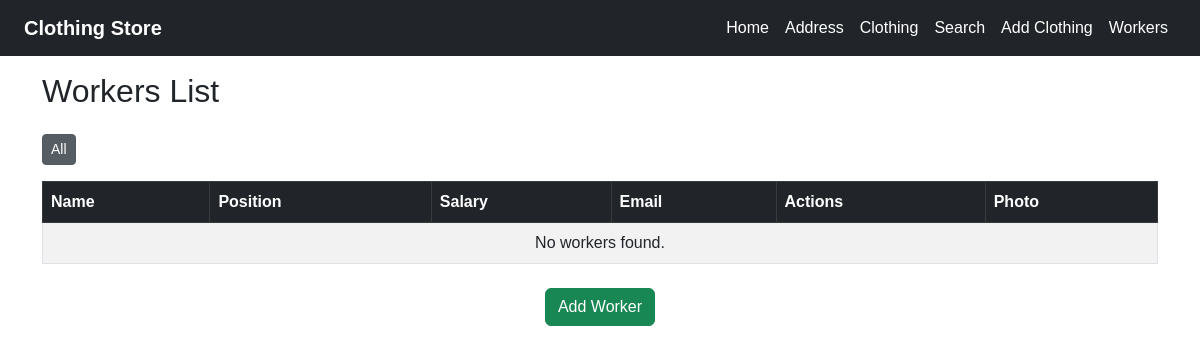
The app's page /workers/, older data.
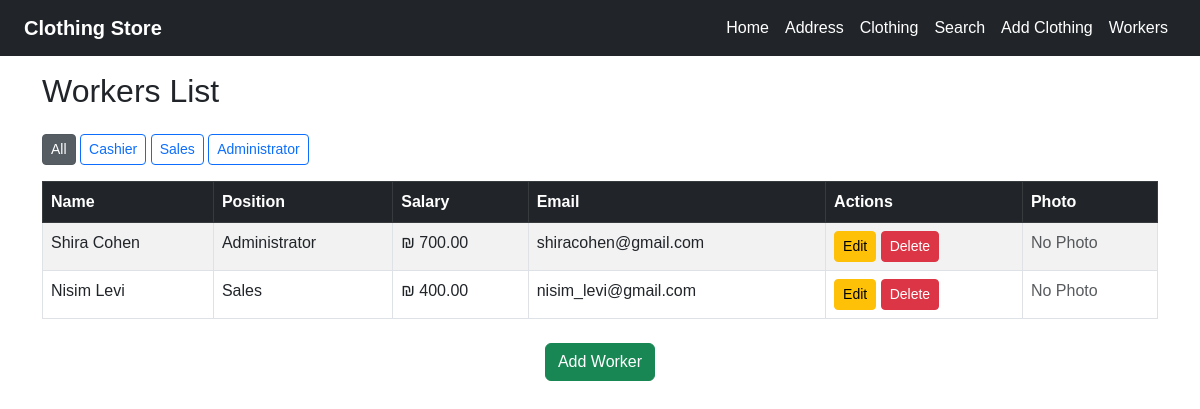
The same page, newer data.
### workers/models.py (models this page shows, shortened)
class PositionModel(models.Model):
    name = models.CharField(max_length=100)

class WorkerModel(models.Model):
    name = models.CharField(max_length=100)
    salary = models.DecimalField(max_digits=8, decimal_places=2, validators=[MinValueValidator(0), MaxValueValidator(1000)])
    email = models.EmailField()
    position = models.ForeignKey(PositionModel, on_delete=models.CASCADE,related_name='workers')
    photo = models.ImageField(upload_to='workers_photos/', null=True, blank=True)

### workers/views.py (the view)
# urls.py: path('', views.worker_list, name='worker_list'),
def worker_list(request):
    position_id=request.GET.get('position')
    if position_id:
        workers=WorkerModel.objects.filter(position_id=position_id)
    else:
        workers=WorkerModel.objects.all()
    positions=PositionModel.objects.all()
    return render(request, 'workers/workers_list.html',{
        'workers':workers,
        'positions':positions,
        'selected_position':int(position_id) if position_id else None
    })

### workers/templates/workers/workers_list.html (shortened to what this page needs)
{% extends 'layout.html'%}
{% block content %}
<div class="container mt-5">
    <h2 class="mb-4">Workers List</h2>
     <div class="mb-3">
        <a href="{% url 'worker_list' %}" class="btn btn-secondary btn-sm {% if not selected_position %}active{% endif %}">All</a>
        {% for pos in positions %}
            <a href="?position={{ pos.id }}" class="btn btn-outline-primary btn-sm {% if selected_position == pos.id %}active{% endif %}">
                {{ pos.name }}
            </a>
        {% endfor %}
    </div>
    <table class="table table-bordered table-striped">
        <thead class="table-dark">
            <tr>
                <th>Name</th>
                <th>Position</th>
                <th>Salary</th>
                <th>Email</th>
                <th>Actions</th>
                <th>Photo</th>
            </tr>
        </thead>
        <tbody>
            {% for worker in workers %}
            <tr>
                <td>{{ worker.name }}</td>
                <td>{{ worker.position.name }}</td>
                <td>₪ {{ worker.salary }}</td>
                <td>{{ worker.email }}</td>
                <td>
                    <a href="{% url 'verify_admin' %}?next={% url 'update_worker' worker.pk %}" class="btn btn-sm btn-warning">Edit</a>
                    <a href="{% url 'verify_admin' %}?next={% url 'delete_worker' worker.pk %}" class="btn btn-sm btn-danger">Delete</a>
                </td>
                <td>
                    {% if worker.photo %}
                        <img src="{{ worker.photo.url }}" alt="{{ worker.name }}" style="width: 60px; height: 60px; object-fit: cover;">
                    {% else %}
                         <span class="text-muted">No Photo</span>
                     {% endif %}
                </td>
            </tr>
            {% empty %}
            <tr>
                <td colspan="6" class="text-center">No workers found.</td>
            </tr>
            {% endfor %}
        </tbody>
    </table>
    <div class="pagination justify-content-center mt-4">
    <a href="{% url 'verify_admin' %}" class="btn btn-success">Add Worker</a>
    </div>
</div>
{% endblock %}

Row changes from the older to the newer data that the page shows:
added PositionModel: name "Cashier"
added PositionModel: name "Sales"
added PositionModel: name "Administrator"
added WorkerModel: name "Shira Cohen", position.name "Administrator", salary "700.00", email "shiracohen@gmail.com", shows "No Photo"
added WorkerModel: name "Nisim Levi", position.name "Sales", salary "400.00", email "nisim_levi@gmail.com", shows "No Photo"
Text that changed along with them:
text no longer shown: "No workers found."
